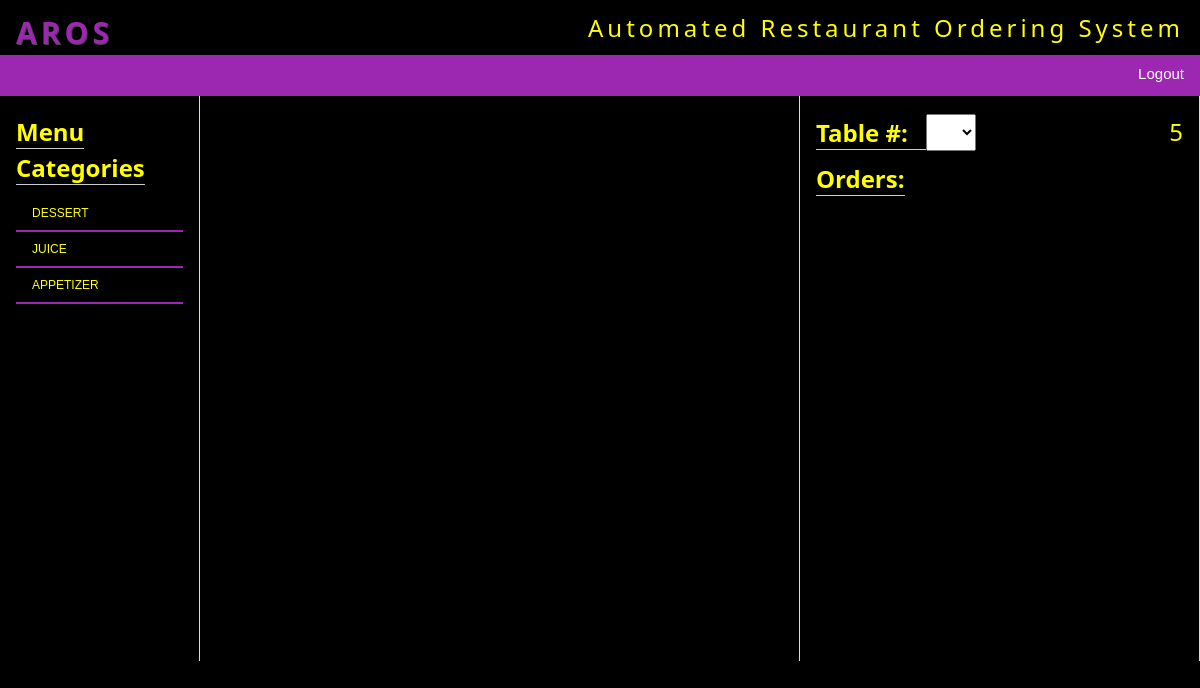
Page /waiter/index.php (signed in) on the committed database.
### tables this page shows
CREATE TABLE `categories` (
  `id` int(3) NOT NULL,
  `category` varchar(255) NOT NULL
);

### waiter/index.php (the view, shortened to what this page needs)
<?php
 include "../include/dbconn.php";
?>
<!DOCTYPE html>
<html>
<link rel="stylesheet" href="../css/w3.css">
<link rel="stylesheet" type="text/css" href="../google/fafa.css">
<body onLoad="update();" class="w3-black" style="color:yellow !important;" >
	<div class="w3-row">
		<div class="banner w3-container">
			<div><h2 class="w3-wide" style="margin-bottom:0px;"><strong class="w3-text-purple " style="text-shadow:1px 1px 0 #444">AROS</strong> <small class="w3-right w3-hide-medium w3-hide-small">Automated Restaurant Ordering System</small></h2>
			</div>
		</div>
		<div class="w3-row" id="menu_bar" >
			<div class="w3-row" style=''>
				<div class="w3-bar w3-purple w3-card-2" >
				  <a href="logout.php" class="w3-bar-item w3-button w3-text-white w3-hover-none w3-hover-text-white bar-item w3-hide-small w3-right">Logout</a>
				</div>
			</div>
		</div>
	</div>
	<div class="w3-row">
		<div class="w3-col s2 w3-container w3-padding left_menu_container w3-bar-block w3-hide-small">
			<h3 class="w3-hide-small w3-hide-medium"><strong class="w3-border-bottom">Menu Categories</strong></h3>
			 <div class="w3-block">
				<?php $categories=$mysqli->query("select * from categories");
						  while($cat=mysqli_fetch_assoc($categories)){
						?>
						<a href="?cat=<?php echo $cat['id'];?>" class="w3-bar-item w3-button w3-small"><?php echo $cat['category'];?></a>
						<?php } ?>
			</div>
		</div>
		<div class="w3-half putahe_container w3-padding" id="center_putahe">
		</div>
		<div class="w3-col s4 w3-hide-small order_container w3-padding" id="list_of_orders">
        <h3 class="w3-hide-small w3-hide-medium"><strong class="w3-border-bottom">Table #: &nbsp;&nbsp;<select id="table_number" onChange="setTable()"><option></option><?php $table=$mysqli->query("select * from tables"); while($tables=mysqli_fetch_assoc($table)){ ?><option <?php if(isset($_SESSION['table_num'])){if($_SESSION['table_num'] == $tables['tablenumber']) echo "selected"; }?>><?php echo $tables['tablenumber']; ?></option><?php } ?></select></strong><span class="w3-right" id="orderID"><?php if(isset($_SESSION['ORDER_ID']))echo $_SESSION['ORDER_ID']; ?></span></h3>
			<h3 class="w3-hide-small w3-hide-medium"><strong class="w3-border-bottom">Orders:</strong></h3>
		</div>
	</div>
</body>
</html>

### css/w3.css (style rules this page uses)
html { box-sizing:border-box }
*,*:before,*:after { box-sizing:inherit }
html { -ms-text-size-adjust:100%;-webkit-text-size-adjust:100% }
body { margin:0 }
a { background-color:transparent;-webkit-text-decoration-skip:objects }
small { font-size:80% }
button,input,select,textarea { font:inherit;margin:0 }
button,select { text-transform:none }
html,body { font-family:Verdana,sans-serif;font-size:15px;line-height:1.5 }
html { overflow-x:hidden }
h2 { font-size:30px }
h3 { font-size:24px }
h1,h2,h3,h4,h5,h6 { font-family:"Segoe UI",Arial,sans-serif;font-weight:400;margin:10px 0 }
.w3-wide { letter-spacing:4px }
a { color:inherit }
.w3-btn,.w3-button { border:none;display:inline-block;outline:0;padding:8px 16px;vertical-align:middle;overflow:hidden;text-decoration:none;color:inherit;background-color:inherit;text-align:center;cursor:pointer;white-space:nowrap }
.w3-btn,.w3-button { -webkit-touch-callout:none;-webkit-user-select:none;-khtml-user-select:none;-moz-user-select:none;-ms-user-select:none;user-select:none }
.w3-bar { width:100%;overflow:hidden }
.w3-bar .w3-bar-item { padding:8px 16px;float:left;width:auto;border:none;outline:none;display:block }
.w3-bar .w3-button { white-space:normal }
.w3-bar-block .w3-bar-item { width:100%;display:block;padding:8px 16px;text-align:left;border:none;outline:none;white-space:normal;float:none }
.w3-block { display:block;width:100% }
.w3-container:after,.w3-container:before,.w3-panel:after,.w3-panel:before,.w3-row:after,.w3-row:before,.w3-row-padding:after,.w3-row-padding:before, .w3-cell-row:before,.w3-cell-row:after,.w3-clear:after,.w3-clear:before,.w3-bar:before,.w3-bar:after { content:"";display:table;clear:both }
.w3-col,.w3-half,.w3-third,.w3-twothird,.w3-threequarter,.w3-quarter { float:left;width:100% }
.w3-col.s2 { width:16.66666% }
.w3-col.s4 { width:33.33333% }
@media (min-width:601px) { .w3-col.m3,.w3-quarter { width:24.99999% } }
@media (min-width:601px) { .w3-col.m6,.w3-half { width:49.99999% } }
.w3-rest { overflow:hidden }
.w3-container,.w3-panel { padding:0.01em 16px }
.w3-card,.w3-card-2 { box-shadow:0 2px 5px 0 rgba(0,0,0,0.16),0 2px 10px 0 rgba(0,0,0,0.12) }
.w3-small { font-size:12px!important }
.w3-border-bottom { border-bottom:1px solid #ccc!important }
.w3-padding { padding:8px 16px!important }
.w3-right { float:right!important }
.w3-purple,.w3-hover-purple:hover { color:#fff!important;background-color:#9c27b0!important }
.w3-black,.w3-hover-black:hover { color:#fff!important;background-color:#000!important }
.w3-text-white,.w3-hover-text-white:hover { color:#fff!important }
.w3-text-purple { color:#9c27b0!important }

### waiter/index.php (style rules this page uses)
.w3-bar-item { border-bottom:2px solid #9c27b0 !important; }
@media screen and (min-width: 1025px) { .left_menu_container, .putahe_container, .order_container { border-right:1px solid #ddd; max-height:565px; min-height:565px; overflow-y:auto; } }
body { height: 100vh !important; }

### rows in the picture
categories: category "DESSERT"
categories: category "JUICE"
categories: category "APPETIZER"

### other values in the picture
$_SESSION['ORDER_ID'] "5"
